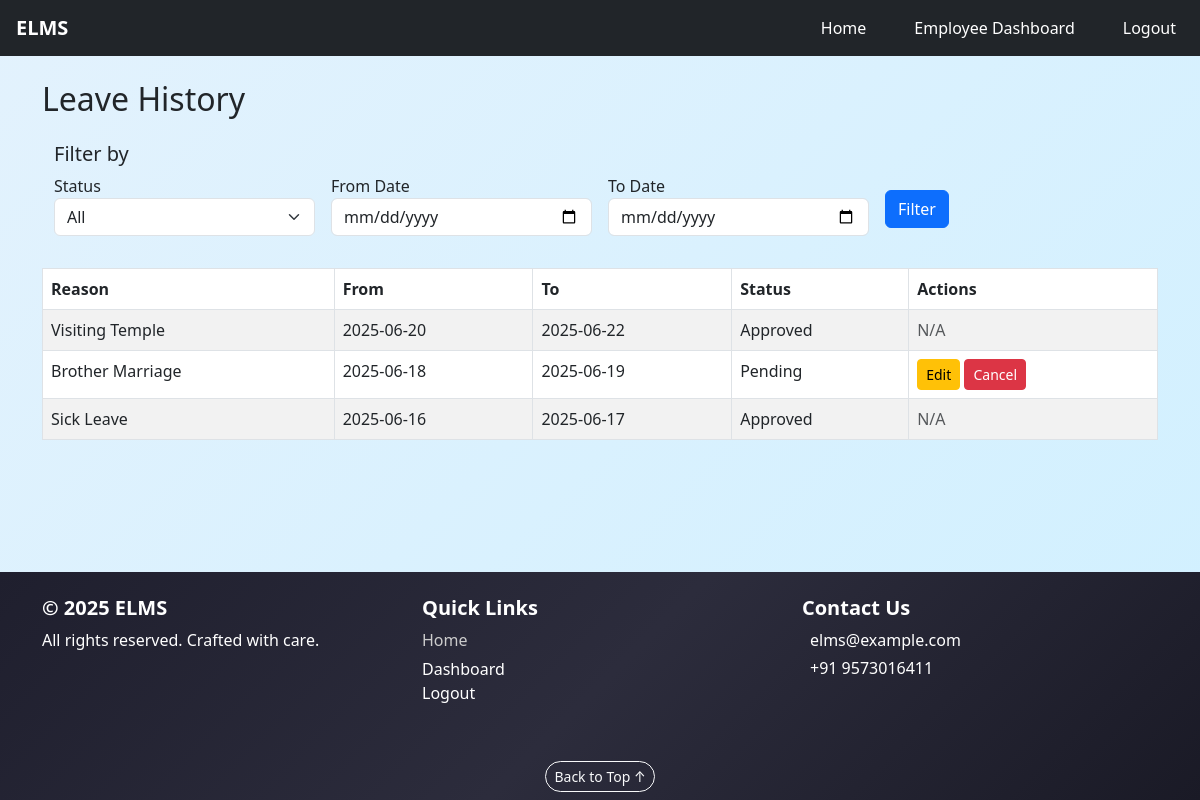
Page /leave-history (signed in) on the earlier database version.
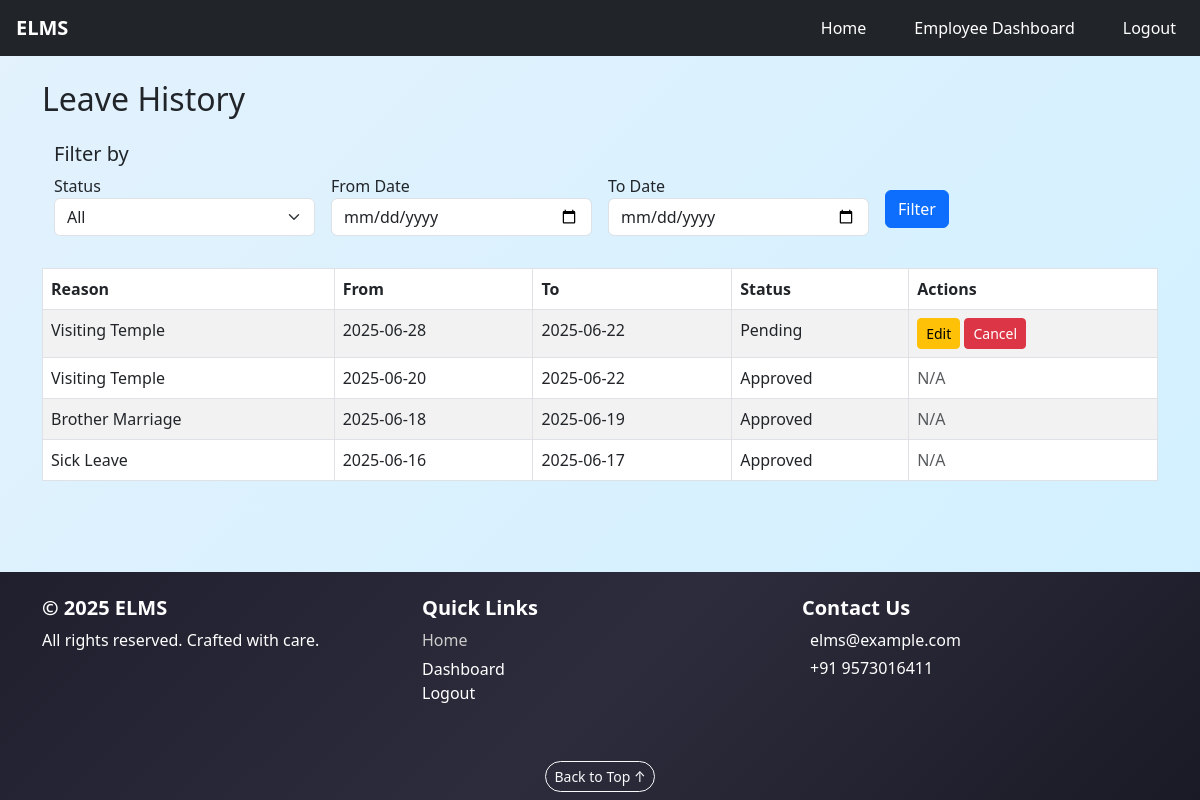
Same page on the later database version.
### models.py (models this page shows)
class Leave(db.Model):
    id = db.Column(db.Integer, primary_key=True)
    reason = db.Column(db.String(100), nullable=False)
    from_date = db.Column(db.Date, nullable=False)
    to_date = db.Column(db.Date, nullable=False)
    description = db.Column(db.Text)
    status = db.Column(db.String(20), default='Pending')  # New: Pending, Approved, Rejected
    user_id = db.Column(db.Integer, db.ForeignKey('user.id'))  # Link to employee
    user = db.relationship('User', backref='leaves')  # Create relationship

### app.py (the view)
@app.route('/leave-history', methods=['GET', 'POST'])
@login_required
@role_required('Employee')
def leave_history():
    query = Leave.query.filter_by(user_id=current_user.id)
    status_filter = request.args.get('status')
    from_date = request.args.get('from_date')
    to_date = request.args.get('to_date')
    if status_filter and status_filter != "All":
        query = query.filter_by(status=status_filter)
    if from_date:
        query = query.filter(Leave.from_date >= from_date)
    if to_date:
        query = query.filter(Leave.to_date <= to_date)
    leaves = query.order_by(Leave.from_date.desc()).all()
    return render_template("leave_history.html", leaves=leaves)

### app.py (called while the page is built)
@login_manager.user_loader
def load_user(user_id):
    return User.query.get(int(user_id))

def role_required(allowed_roles):
    def decorator(f):
        @wraps(f)
        def decorated_function(*args, **kwargs):
            if current_user.role not in allowed_roles:
                flash("You are not authorized to access this page.", "danger")
                return redirect(url_for('login'))  # Or a 403 page
            return f(*args, **kwargs)
        return decorated_function
    return decorator

### templates/leave_history.html (shortened to what this page needs)
{% extends "base.html" %} {% block title %}Leave History{% endblock %} {% block
content %}
<div class="container mt-4 mb-4">
<h2>Leave History</h2>
<div class="container mt-4">
  <h5>Filter by</h5>
<form method="GET" class="row g-3 mb-4">
  <div class="col-md-3">
    <label>Status</label>
    <select name="status" class="form-select">
      <option value="All">All</option>
    </select>
  </div>
  <div class="col-md-3">
    <label>From Date</label>
    <input type="date" name="from_date" class="form-control" />
  </div>
  <div class="col-md-3">
    <label>To Date</label>
    <input type="date" name="to_date" class="form-control" />
  </div>
  <div class="col-md-3 d-flex align-items-end">
    <button type="submit" class="btn btn-primary">Filter</button>
  </div>
</form>
</div>
<table class="table table-bordered table-striped">
  <thead>
    <tr>
      <th>Reason</th>
      <th>From</th>
      <th>To</th>
      <th>Status</th>
      <th>Actions</th>
    </tr>
  </thead>
  <tbody>
    {% for leave in leaves %}
    <tr>
      <td>{{ leave.reason }}</td>
      <td>{{ leave.from_date }}</td>
      <td>{{ leave.to_date }}</td>
      <td>{{ leave.status }}</td>
      <td>
        {% if leave.status == 'Pending' %}
        <a
          href="{{ url_for('edit_leave', leave_id=leave.id) }}"
          class="btn btn-warning btn-sm"
          >Edit</a
        >
        <a
          href="{{ url_for('cancel_leave', leave_id=leave.id) }}"
          class="btn btn-danger btn-sm"
          onclick="return confirm('Are you sure you want to cancel this leave?');"
          >Cancel</a
        >
        {% else %}
        <span class="text-muted">N/A</span>
        {% endif %}
      </td>
    </tr>
    {% else %}
    <tr>
      <td colspan="4" class="text-center">No leave records found.</td>
    </tr>
    {% endfor %}
  </tbody>
</table>
</div>
{% endblock %}

### templates/base.html (shortened to what this page needs)
<!DOCTYPE html>
<html>
  <head>
    <link
      rel="stylesheet"
      href="https://cdn.jsdelivr.net/npm/bootstrap@5.3.0/dist/css/bootstrap.min.css"
    />
    <link rel="stylesheet" href="{{ url_for('static', filename='css/style.css') }}">
  </head>
  <body>
      {% include 'navbar.html' %}
        {% block content %}{% endblock %}
      {% include 'footer.html' %}
  </body>
</html>

### templates/navbar.html (shortened to what this page needs)
<!DOCTYPE html>
<html lang="en">
  <head>
    <link
      rel="stylesheet"
      href="https://cdn.jsdelivr.net/npm/bootstrap@5.3.0/dist/css/bootstrap.min.css"
    />
  </head>
  <body>
    <nav class="navbar navbar-expand-lg navbar-dark bg-dark px-3">
      <a class="navbar-brand d-flex align-items-center" href="#">
        <span class="fw-bold fs-5">ELMS</span>
      </a>
      <div
        class="collapse navbar-collapse justify-content-end d-none d-lg-flex">
        <ul class="navbar-nav">
          <li class="nav-item"><a class="nav-link" href="/">Home</a></li>
          <li class="nav-item">
              {% if current_user.role == 'Employee' %}
              <a
                class="nav-link"
                href="/dashboard/employee"
                >Employee Dashboard</a
              >
              {% endif %}
          {% if current_user.role=='Manager'or current_user.role=='Admin' or current_user.role=='Employee' %}
            <li class="nav-item"><a class="nav-link"
              href="/logout">Logout</a></li>
            {% else %}
              <li class="nav-item"><a class="nav-link"
              href="login">Login/Register</a></li>
            {% endif%}
        </ul>
      </div>
    </nav>
  </body>
</html>

### templates/footer.html (shortened to what this page needs)
<!DOCTYPE html>
<html lang="en">
<head>
</head>
<body>
    <footer class="bg-dark text-white pt-4 pb-2 mt-auto">
      <div class="container">
        <div class="row text-center text-lg-start">
          <div class="col-lg-4 mb-4">
            <h5 class="fw-bold">© 2025 ELMS</h5>
            <p class="mb-0">All rights reserved. Crafted with care.</p>
          </div>
          <div class="col-lg-4 mb-4">
            <h5 class="fw-bold">Quick Links</h5>
            <ul class="list-unstyled">
              <li><a href="/" class="footer-link">Home</a></li>
              <li class="nav-item">
              {% if current_user.role == 'Employee' %}
              <a
                class="nav-link"
                href="/dashboard/employee"
                >Dashboard</a
              >
              {% endif %}
          {% if current_user.role=='Manager'or current_user.role=='Admin' or current_user.role=='Employee' %}
            <li class="nav-item"><a class="nav-link"
              href="/logout">Logout</a></li>
            {% else %}
              <li class="nav-item"><a class="nav-link"
              href="login">Login/Register</a></li>
            {% endif%}
            </ul>
          </div>
          <div class="col-lg-4 mb-4">
            <h5 class="fw-bold">Contact Us</h5>
            <p class="mb-1">
              elms@example.com</p>
            <p> +91 9573016411</p>
          </div>
        </div>
        <div class="text-center pt-3">
          <button onclick="window.scrollTo({ top: 0, behavior: 'smooth' })"
            class="btn btn-outline-light btn-sm rounded-pill">
            Back to Top ↑
          </button>
        </div>
      </div>
    </footer>
</body>
</html>

### static/css/style.css (style rules this page uses)
html, body { height: 100%; width: 100%; }
body { background: linear-gradient(135deg, #e3f2fd, #d0f0ff); display: flex; flex-direction: column; }
footer { background: linear-gradient(135deg, #1f1f2e, #2c2c3c, #1a1a26); color: #f0f0f0; margin-top: auto; }
.btn-primary { margin: 1rem 0; }
.footer-link { color: #ccc; text-decoration: none; display: block; margin-bottom: 5px; transition: color 0.3s ease; }

### templates/navbar.html (style rules this page uses)
.navbar-nav .nav-link { color: white; margin-left: 2rem; font-weight: 500; transition: color 0.3s ease; }

### templates/footer.html (style rules this page uses)
footer { background: linear-gradient(135deg, #1f1f2e, #2c2c3c, #1a1a26); color: #f0f0f0; margin-top: auto; }
.footer-link { color: #ccc; text-decoration: none; display: block; margin-bottom: 5px; transition: color 0.3s ease; }

Differences in the rows shown:
added Leave: reason "Visiting Temple", from_date "2025-06-28", to_date "2025-06-22", status "Pending"
changed Leave "Brother Marriage": status "Pending" → "Approved"; status "Edit Cancel" → "N/A"
